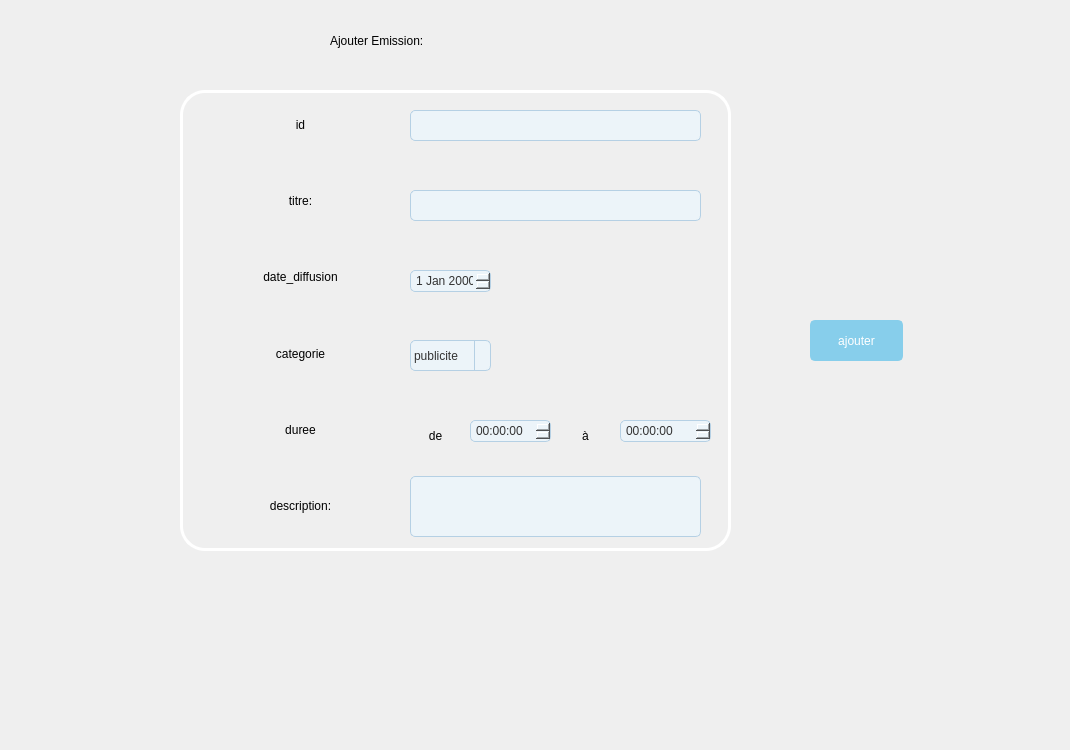
    <widget class="QWidget" name="pageAjouter">
     <attribute name="title">
      <string>pageAjouter</string>
     </attribute>
     <widget class="QLabel" name="label_2">
      <property name="geometry">
       <rect>
        <x>0</x>
        <y>-70</y>
        <width>1061</width>
        <height>741</height>
       </rect>
      </property>
      <property name="text">
       <string/>
      </property>
      <property name="pixmap">
       <pixmap>../emission/Design sans titre.jpg</pixmap>
      </property>
     </widget>
     <widget class="QLabel" name="label_7">
      <property name="geometry">
       <rect>
        <x>10</x>
        <y>10</y>
        <width>81</width>
        <height>71</height>
       </rect>
      </property>
      <property name="text">
       <string/>
      </property>
      <property name="pixmap">
       <pixmap>../emission/logo.png</pixmap>
      </property>
     </widget>
     <widget class="QLabel" name="label_12">
      <property name="geometry">
       <rect>
        <x>330</x>
        <y>10</y>
        <width>401</width>
        <height>61</height>
       </rect>
      </property>
      <property name="styleSheet">
       <string notr="true">font: 81 16pt &quot;Rockwell Extra Bold&quot;;
color: rgb(0, 0, 0);</string>
      </property>
      <property name="text">
       <string>Ajouter Emission:</string>
      </property>
     </widget>
     <widget class="QPushButton" name="ajouterButton">
      <property name="geometry">
       <rect>
        <x>810</x>
        <y>320</y>
        <width>93</width>
        <height>41</height>
       </rect>
      </property>
      <property name="styleSheet">
       <string notr="true">/* QPushButton style */
QPushButton {
    background-color: #87CEEB;    /* Light blue background color */
    color: white;                 /* White text color */
    border: 2px solid #87CEEB;    /* Light blue border */
    border-radius: 5px;           /* Rounded corners */
    padding: 5px 10px;             /* Padding */
}

QPushButton:hover {
    background-color: #5F9EA0;    /* Darker light blue on hover */
}
</string>
      </property>
      <property name="text">
       <string>ajouter</string>
      </property>
     </widget>
     <widget class="QGroupBox" name="groupBox_2">
      <property name="geometry">
       <rect>
        <x>180</x>
        <y>80</y>
        <width>551</width>
        <height>471</height>
       </rect>
      </property>
      <property name="styleSheet">
       <string notr="true">QGroupBox {
    border: 3px solid #ffffff;
    border-radius: 25px;
    padding: 5px;
    margin-top: 10px;
    font-size: 16px;
}

QGroupBox:title {
    subcontrol-origin: margin;
    subcontrol-position: top left;
    left: 10px;
    padding-left: 5px;
    padding-right: 5px;
    background-color: #f0f0f0;
    font-weight: bold;
}</string>
      </property>
      <property name="title">
       <string/>
      </property>
      <property name="alignment">
       <set>Qt::AlignCenter</set>
      </property>
      <widget class="QLineEdit" name="lineEdit_titre">
       <property name="geometry">
        <rect>
         <x>230</x>
         <y>110</y>
         <width>291</width>
         <height>31</height>
        </rect>
       </property>
       <property name="styleSheet">
        <string notr="true">/* Line Edit style */
QLineEdit {
    background-color: #ecf4f9;      /* Light blue background color */
    color: #333333;                 /* Dark gray text color */
    border: 1px solid #b5d0e4;      /* Light blue border */
    border-radius: 5px;             /* Rounded corners */
    padding: 3px;                   /* Padding */
}

QLineEdit:focus {
    border-color: #3fb5d0;          /* Light blue border color when focused */
}
</string>
       </property>
      </widget>
      <widget class="QLineEdit" name="lineEdit_id">
       <property name="geometry">
        <rect>
         <x>230</x>
         <y>30</y>
         <width>291</width>
         <height>31</height>
        </rect>
       </property>
       <property name="styleSheet">
        <string notr="true">/* Line Edit style */
QLineEdit {
    background-color: #ecf4f9;      /* Light blue background color */
    color: #333333;                 /* Dark gray text color */
    border: 1px solid #b5d0e4;      /* Light blue border */
    border-radius: 5px;             /* Rounded corners */
    padding: 3px;                   /* Padding */
}

QLineEdit:focus {
    border-color: #3fb5d0;          /* Light blue border color when focused */
}
</string>
       </property>
      </widget>
      <widget class="QWidget" name="verticalLayoutWidget_3">
       <property name="geometry">
        <rect>
         <x>10</x>
         <y>10</y>
         <width>221</width>
         <height>451</height>
        </rect>
       </property>
       <layout class="QVBoxLayout" name="verticalLayout_3">
        <item>
         <widget class="QLabel" name="id_a_2">
          <property name="styleSheet">
           <string notr="true">QLabel {
	font: 75 14pt &quot;Times New Roman&quot;;
	color: rgb(0, 0, 0);
    border: none;            
    border-radius: 0px;      
    background: transparent;
}
</string>
          </property>
          <property name="text">
           <string>id</string>
          </property>
          <property name="alignment">
           <set>Qt::AlignCenter</set>
          </property>
         </widget>
        </item>
        <item>
         <widget class="QLabel" name="nom_2">
          <property name="styleSheet">
           <string notr="true">QLabel {
	color: rgb(0, 0, 0);
	font: 75 14pt &quot;Times New Roman&quot;;

    border: none;            
    border-radius: 0px;      
    background: transparent;
}
</string>
          </property>
          <property name="text">
           <string>titre:</string>
          </property>
          <property name="alignment">
           <set>Qt::AlignCenter</set>
          </property>
         </widget>
        </item>
        <item>
         <widget class="QLabel" name="email_2">
          <property name="styleSheet">
           <string notr="true">QLabel {
	font: 75 14pt &quot;Times New Roman&quot;;
	color: rgb(0, 0, 0);
    border: none;            
    border-radius: 0px;      
    background: transparent;
}
</string>
          </property>
          <property name="text">
           <string>date_diffusion</string>
          </property>
          <property name="alignment">
           <set>Qt::AlignCenter</set>
          </property>
         </widget>
        </item>
        <item>
         <widget class="QLabel" name="paiment_3">
          <property name="styleSheet">
           <string notr="true">QLabel {
	color: rgb(0, 0, 0);
	font: 75 14pt &quot;Times New Roman&quot;;

    border: none;            
    border-radius: 0px;      
    background: transparent;
}
</string>
          </property>
          <property name="text">
           <string>categorie</string>
          </property>
          <property name="alignment">
           <set>Qt::AlignCenter</set>
          </property>
         </widget>
        </item>
        <item>
         <widget class="QLabel" name="paiment_4">
          <property name="styleSheet">
           <string notr="true">QLabel {
	color: rgb(0, 0, 0);
	font: 75 14pt &quot;Times New Roman&quot;;

    border: none;            
    border-radius: 0px;      
    background: transparent;
}
</string>
          </property>
          <property name="text">
           <string>duree</string>
          </property>
          <property name="alignment">
           <set>Qt::AlignCenter</set>
          </property>
         </widget>
        </item>
        <item>
         <widget class="QLabel" name="lineEdit_description">
          <property name="styleSheet">
           <string notr="true">QLabel {
	font: 75 14pt &quot;Times New Roman&quot;;
    
	color: rgb(0, 0, 0);
    border: none;            
    border-radius: 0px;      
    background: transparent;
}
</string>
          </property>
          <property name="text">
           <string>description:</string>
          </property>
          <property name="alignment">
           <set>Qt::AlignCenter</set>
          </property>
         </widget>
        </item>
       </layout>
      </widget>
      <widget class="QDateEdit" name="dateEdit_diffusion">
       <property name="geometry">
        <rect>
         <x>230</x>
         <y>190</y>
         <width>81</width>
         <height>22</height>
        </rect>
       </property>
       <property name="styleSheet">
        <string notr="true">/* Line Edit style */
QLineEdit {
    background-color: #ecf4f9;      /* Light blue background color */
    color: #333333;                 /* Dark gray text color */
    border: 1px solid #b5d0e4;      /* Light blue border */
    border-radius: 5px;             /* Rounded corners */
    padding: 3px;                   /* Padding */
}

QLineEdit:focus {
    border-color: #3fb5d0;          /* Light blue border color when focused */
}

/* Combo Box style */
QComboBox {
    background-color: #ecf4f9;      /* Light blue background color */
    color: #333333;                 /* Dark gray text color */
    border: 1px solid #b5d0e4;      /* Light blue border */
    border-radius: 5px;             /* Rounded corners */
    padding: 3px;                   /* Padding */
}

QComboBox::drop-down {
    subcontrol-origin: padding;
    subcontrol-position: top right;
    width: 15px;                    /* Width of the dropdown arrow */
    border-left-width: 1px;         /* Thickness of the border */
    border-left-color: #b5d0e4;     /* Color of the border */
    border-left-style: solid;
    background-color: transparent;  /* Transparent background */
    border-top-right-radius: 5px;   /* Rounded top-right corner */
    border-bottom-right-radius: 5px;/* Rounded bottom-right corner */
}

QComboBox::down-arrow {
    image: url(down-arrow.png);     /* Replace 'down-arrow.png' with your arrow image */
}

/* Time Edit style */
QTimeEdit {
    background-color: #ecf4f9;      /* Light blue background color */
    color: #333333;                 /* Dark gray text color */
    border: 1px solid #b5d0e4;      /* Light blue border */
    border-radius: 5px;             /* Rounded corners */
    padding: 3px;                   /* Padding */
}

/* Plain Text Edit style */
QPlainTextEdit {
    background-color: #ecf4f9;      /* Light blue background color */
    color: #333333;                 /* Dark gray text color */
    border: 1px solid #b5d0e4;      /* Light blue border */
    border-radius: 5px;             /* Rounded corners */
    padding: 5px;                   /* Padding */
}

/* Date Edit style */
QDateEdit {
    background-color: #ecf4f9;      /* Light blue background color */
    color: #333333;                 /* Dark gray text color */
    border: 1px solid #b5d0e4;      /* Light blue border */
    border-radius: 5px;             /* Rounded corners */
    padding: 3px;                   /* Padding */
}

QDateEdit::drop-down {
    subcontrol-origin: padding;
    subcontrol-position: top right;
    width: 15px;                    /* Width of the dropdown arrow */
    border-left-width: 1px;         /* Thickness of the border */
    border-left-color: #b5d0e4;     /* Color of the border */
    border-left-style: solid;
    background-color: transparent;  /* Transparent background */
    border-top-right-radius: 5px;   /* Rounded top-right corner */
    border-bottom-right-radius: 5px;/* Rounded bottom-right corner */
}

QDateEdit::down-arrow {
    image: url(down-arrow.png);     /* Replace 'down-arrow.png' with your arrow image */
}
</string>
       </property>
      </widget>
      <widget class="QComboBox" name="comboBox_categorie">
       <property name="geometry">
        <rect>
         <x>230</x>
         <y>260</y>
         <width>81</width>
         <height>31</height>
        </rect>
       </property>
       <property name="styleSheet">
        <string notr="true">/* Combo Box style */
QComboBox {
    background-color: #ecf4f9;      /* Light blue background color */
    color: #333333;                 /* Dark gray text color */
    border: 1px solid #b5d0e4;      /* Light blue border */
    border-radius: 5px;             /* Rounded corners */
    padding: 3px;                   /* Padding */
}

QComboBox::drop-down {
    subcontrol-origin: padding;
    subcontrol-position: top right;
    width: 15px;                    /* Width of the dropdown arrow */
    border-left-width: 1px;         /* Thickness of the border */
    border-left-color: #b5d0e4;     /* Color of the border */
    border-left-style: solid;
    background-color: transparent;  /* Transparent background */
    border-top-right-radius: 5px;   /* Rounded top-right corner */
    border-bottom-right-radius: 5px;/* Rounded bottom-right corner */
}

QComboBox::down-arrow {
    image: url(down-arrow.png);     /* Replace 'down-arrow.png' with your arrow image */
}

/* Time Edit style */
QTimeEdit {
    background-color: #ecf4f9;      /* Light blue background color */
    color: #333333;                 /* Dark gray text color */
    border: 1px solid #b5d0e4;      /* Light blue border */
    border-radius: 5px;             /* Rounded corners */
    padding: 3px;                   /* Padding */
}

/* Plain Text Edit style */
QPlainTextEdit {
    background-color: #ecf4f9;      /* Light blue background color */
    color: #333333;                 /* Dark gray text color */
    border: 1px solid #b5d0e4;      /* Light blue border */
    border-radius: 5px;             /* Rounded corners */
    padding: 5px;                   /* Padding */
}

/* Date Edit style */
QDateEdit {
    background-color: #ecf4f9;      /* Light blue background color */
    color: #333333;                 /* Dark gray text color */
    border: 1px solid #b5d0e4;      /* Light blue border */
    border-radius: 5px;             /* Rounded corners */
    padding: 3px;                   /* Padding */
}

QDateEdit::drop-down {
    subcontrol-origin: padding;
    subcontrol-position: top right;
    width: 15px;                    /* Width of the dropdown arrow */
    border-left-width: 1px;         /* Thickness of the border */
    border-left-color: #b5d0e4;     /* Color of the border */
    border-left-style: solid;
    background-color: transparent;  /* Transparent background */
    border-top-right-radius: 5px;   /* Rounded top-right corner */
    border-bottom-right-radius: 5px;/* Rounded bottom-right corner */
}

QDateEdit::down-arrow {
    image: url(down-arrow.png);     /* Replace 'down-arrow.png' with your arrow image */
}
</string>
       </property>
       <item>
        <property name="text">
         <string>publicite</string>
        </property>
       </item>
       <item>
        <property name="text">
         <string>film</string>
        </property>
       </item>
       <item>
        <property name="text">
         <string>serie</string>
        </property>
       </item>
       <item>
        <property name="text">
         <string>documentaire</string>
        </property>
       </item>
       <item>
        <property name="text">
         <string>anime</string>
        </property>
       </item>
       <item>
        <property name="text">
         <string>dessin anime</string>
        </property>
       </item>
       <item>
        <property name="text">
         <string>educatif</string>
        </property>
       </item>
       <item>
        <property name="text">
         <string>emission de jeu</string>
        </property>
       </item>
      </widget>
      <widget class="QPlainTextEdit" name="plainTextEdit">
       <property name="geometry">
        <rect>
         <x>230</x>
         <y>396</y>
         <width>291</width>
         <height>61</height>
        </rect>
       </property>
       <property name="styleSheet">
        <string notr="true">/* Combo Box style */
QComboBox {
    background-color: #ecf4f9;      /* Light blue background color */
    color: #333333;                 /* Dark gray text color */
    border: 1px solid #b5d0e4;      /* Light blue border */
    border-radius: 5px;             /* Rounded corners */
    padding: 3px;                   /* Padding */
}

QComboBox::drop-down {
    subcontrol-origin: padding;
    subcontrol-position: top right;
    width: 15px;                    /* Width of the dropdown arrow */
    border-left-width: 1px;         /* Thickness of the border */
    border-left-color: #b5d0e4;     /* Color of the border */
    border-left-style: solid;
    background-color: transparent;  /* Transparent background */
    border-top-right-radius: 5px;   /* Rounded top-right corner */
    border-bottom-right-radius: 5px;/* Rounded bottom-right corner */
}

QComboBox::down-arrow {
    image: url(down-arrow.png);     /* Replace 'down-arrow.png' with your arrow image */
}

/* Time Edit style */
QTimeEdit {
    background-color: #ecf4f9;      /* Light blue background color */
    color: #333333;                 /* Dark gray text color */
    border: 1px solid #b5d0e4;      /* Light blue border */
    border-radius: 5px;             /* Rounded corners */
    padding: 3px;                   /* Padding */
}

/* Plain Text Edit style */
QPlainTextEdit {
    background-color: #ecf4f9;      /* Light blue background color */
    color: #333333;                 /* Dark gray text color */
    border: 1px solid #b5d0e4;      /* Light blue border */
    border-radius: 5px;             /* Rounded corners */
    padding: 5px;                   /* Padding */
}

/* Date Edit style */
QDateEdit {
    background-color: #ecf4f9;      /* Light blue background color */
    color: #333333;                 /* Dark gray text color */
    border: 1px solid #b5d0e4;      /* Light blue border */
    border-radius: 5px;             /* Rounded corners */
    padding: 3px;                   /* Padding */
}

QDateEdit::drop-down {
    subcontrol-origin: padding;
    subcontrol-position: top right;
    width: 15px;                    /* Width of the dropdown arrow */
    border-left-width: 1px;         /* Thickness of the border */
    border-left-color: #b5d0e4;     /* Color of the border */
    border-left-style: solid;
    background-color: transparent;  /* Transparent background */
    border-top-right-radius: 5px;   /* Rounded top-right corner */
    border-bottom-right-radius: 5px;/* Rounded bottom-right corner */
}

QDateEdit::down-arrow {
    image: url(down-arrow.png);     /* Replace 'down-arrow.png' with your arrow image */
}
</string>
       </property>
      </widget>
      <widget class="QTimeEdit" name="timeEdit_duree">
       <property name="geometry">
        <rect>
         <x>290</x>
         <y>340</y>
         <width>81</width>
         <height>22</height>
        </rect>
       </property>
       <property name="styleSheet">
        <string notr="true">/* Combo Box style */
QComboBox {
    background-color: #ecf4f9;      /* Light blue background color */
    color: #333333;                 /* Dark gray text color */
    border: 1px solid #b5d0e4;      /* Light blue border */
    border-radius: 5px;             /* Rounded corners */
    padding: 3px;                   /* Padding */
}

QComboBox::drop-down {
    subcontrol-origin: padding;
    subcontrol-position: top right;
    width: 15px;                    /* Width of the dropdown arrow */
    border-left-width: 1px;         /* Thickness of the border */
    border-left-color: #b5d0e4;     /* Color of the border */
    border-left-style: solid;
    background-color: transparent;  /* Transparent background */
    border-top-right-radius: 5px;   /* Rounded top-right corner */
    border-bottom-right-radius: 5px;/* Rounded bottom-right corner */
}

QComboBox::down-arrow {
    image: url(down-arrow.png);     /* Replace 'down-arrow.png' with your arrow image */
}

/* Time Edit style */
QTimeEdit {
    background-color: #ecf4f9;      /* Light blue background color */
    color: #333333;                 /* Dark gray text color */
    border: 1px solid #b5d0e4;      /* Light blue border */
    border-radius: 5px;             /* Rounded corners */
    padding: 3px;                   /* Padding */
}

/* Plain Text Edit style */
QPlainTextEdit {
    background-color: #ecf4f9;      /* Light blue background color */
    color: #333333;                 /* Dark gray text color */
    border: 1px solid #b5d0e4;      /* Light blue border */
    border-radius: 5px;             /* Rounded corners */
    padding: 5px;                   /* Padding */
}

/* Date Edit style */
QDateEdit {
    background-color: #ecf4f9;      /* Light blue background color */
    color: #333333;                 /* Dark gray text color */
    border: 1px solid #b5d0e4;      /* Light blue border */
    border-radius: 5px;             /* Rounded corners */
    padding: 3px;                   /* Padding */
}

QDateEdit::drop-down {
    subcontrol-origin: padding;
    subcontrol-position: top right;
    width: 15px;                    /* Width of the dropdown arrow */
    border-left-width: 1px;         /* Thickness of the border */
    border-left-color: #b5d0e4;     /* Color of the border */
    border-left-style: solid;
    background-color: transparent;  /* Transparent background */
    border-top-right-radius: 5px;   /* Rounded top-right corner */
    border-bottom-right-radius: 5px;/* Rounded bottom-right corner */
}

QDateEdit::down-arrow {
    image: url(down-arrow.png);     /* Replace 'down-arrow.png' with your arrow image */
}
</string>
       </property>
      </widget>
      <widget class="QTimeEdit" name="timeEdit_4">
       <property name="geometry">
        <rect>
         <x>440</x>
         <y>340</y>
         <width>91</width>
         <height>22</height>
        </rect>
       </property>
       <property name="styleSheet">
        <string notr="true">/* Combo Box style */
QComboBox {
    background-color: #ecf4f9;      /* Light blue background color */
    color: #333333;                 /* Dark gray text color */
    border: 1px solid #b5d0e4;      /* Light blue border */
    border-radius: 5px;             /* Rounded corners */
    padding: 3px;                   /* Padding */
}

QComboBox::drop-down {
    subcontrol-origin: padding;
    subcontrol-position: top right;
    width: 15px;                    /* Width of the dropdown arrow */
    border-left-width: 1px;         /* Thickness of the border */
    border-left-color: #b5d0e4;     /* Color of the border */
    border-left-style: solid;
    background-color: transparent;  /* Transparent background */
    border-top-right-radius: 5px;   /* Rounded top-right corner */
    border-bottom-right-radius: 5px;/* Rounded bottom-right corner */
}

QComboBox::down-arrow {
    image: url(down-arrow.png);     /* Replace 'down-arrow.png' with your arrow image */
}

/* Time Edit style */
QTimeEdit {
    background-color: #ecf4f9;      /* Light blue background color */
    color: #333333;                 /* Dark gray text color */
    border: 1px solid #b5d0e4;      /* Light blue border */
    border-radius: 5px;             /* Rounded corners */
    padding: 3px;                   /* Padding */
}

/* Plain Text Edit style */
QPlainTextEdit {
    background-color: #ecf4f9;      /* Light blue background color */
    color: #333333;                 /* Dark gray text color */
    border: 1px solid #b5d0e4;      /* Light blue border */
    border-radius: 5px;             /* Rounded corners */
    padding: 5px;                   /* Padding */
}

/* Date Edit style */
QDateEdit {
    background-color: #ecf4f9;      /* Light blue background color */
    color: #333333;                 /* Dark gray text color */
    border: 1px solid #b5d0e4;      /* Light blue border */
    border-radius: 5px;             /* Rounded corners */
    padding: 3px;                   /* Padding */
}

QDateEdit::drop-down {
    subcontrol-origin: padding;
    subcontrol-position: top right;
    width: 15px;                    /* Width of the dropdown arrow */
    border-left-width: 1px;         /* Thickness of the border */
    border-left-color: #b5d0e4;     /* Color of the border */
    border-left-style: solid;
    background-color: transparent;  /* Transparent background */
    border-top-right-radius: 5px;   /* Rounded top-right corner */
    border-bottom-right-radius: 5px;/* Rounded bottom-right corner */
}

QDateEdit::down-arrow {
    image: url(down-arrow.png);     /* Replace 'down-arrow.png' with your arrow image */
}
</string>
       </property>
      </widget>
      <widget class="QLabel" name="paiment_7">
       <property name="geometry">
        <rect>
         <x>390</x>
         <y>330</y>
         <width>31</width>
         <height>51</height>
        </rect>
       </property>
       <property name="styleSheet">
        <string notr="true">QLabel {
	color: rgb(0, 0, 0);
	font: 75 14pt &quot;Times New Roman&quot;;

    border: none;            
    border-radius: 0px;      
    background: transparent;
}
</string>
       </property>
       <property name="text">
        <string>à</string>
       </property>
       <property name="alignment">
        <set>Qt::AlignCenter</set>
       </property>
      </widget>
      <widget class="QLabel" name="paiment_8">
       <property name="geometry">
        <rect>
         <x>240</x>
         <y>330</y>
         <width>31</width>
         <height>51</height>
        </rect>
       </property>
       <property name="styleSheet">
        <string notr="true">QLabel {
	color: rgb(0, 0, 0);
	font: 75 14pt &quot;Times New Roman&quot;;

    border: none;            
    border-radius: 0px;      
    background: transparent;
}
</string>
       </property>
       <property name="text">
        <string>de</string>
       </property>
       <property name="alignment">
        <set>Qt::AlignCenter</set>
       </property>
      </widget>
     </widget>
    </widget>
